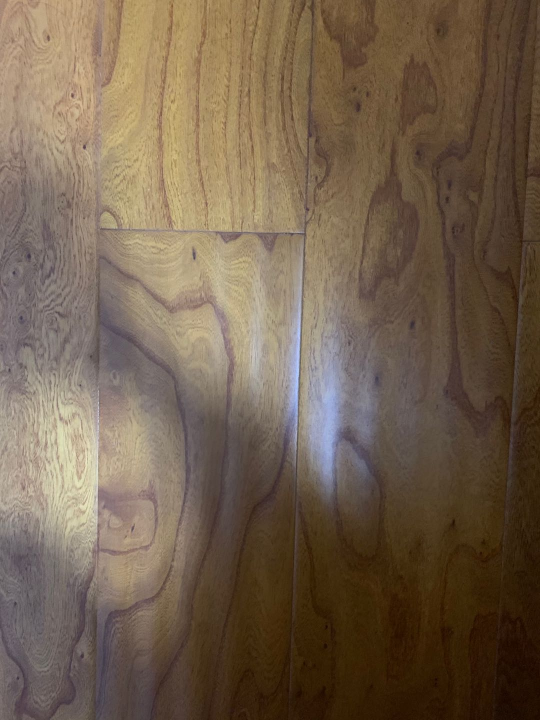
#> input picture yolov5_test/scripts/comp_diff/images2/0.jpg, 1080 x 1440 px, found by its file name (shown at 1/2 size)
$ python color_hash.py
#> lines starting #> are read from the running program, lines starting #| are printed output that depends on the picture
#! /usr/bin/python3.8
import matplotlib
import matplotlib.pyplot as plt
import numpy as np
import time
#import sys
#sys.path.remove('/opt/ros/kinetic/lib/python2.7/dist-packages') # in order to import cv2 under python3
#import cv2
#sys.path.append('/opt/ros/kinetic/lib/python2.7/dist-packages')
from PIL import Image as PILImage
import imagehash

# [42 lines left out: functions ahash, phash, dhash, whash, whash_db4, colorhash and 1 more, not called in this run]


if __name__ == '__main__':
	# load the images
	image0 = PILImage.open('./images/0.jpg').resize((480,640))
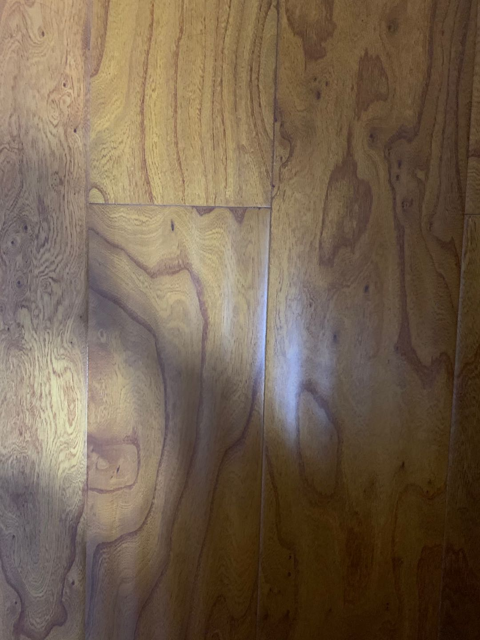
#> image0: PIL image 480x640 RGB; mean R, G, B 115.5, 97.2, 77.9
	image1 = PILImage.open('./images/1.jpg').resize((480,640))
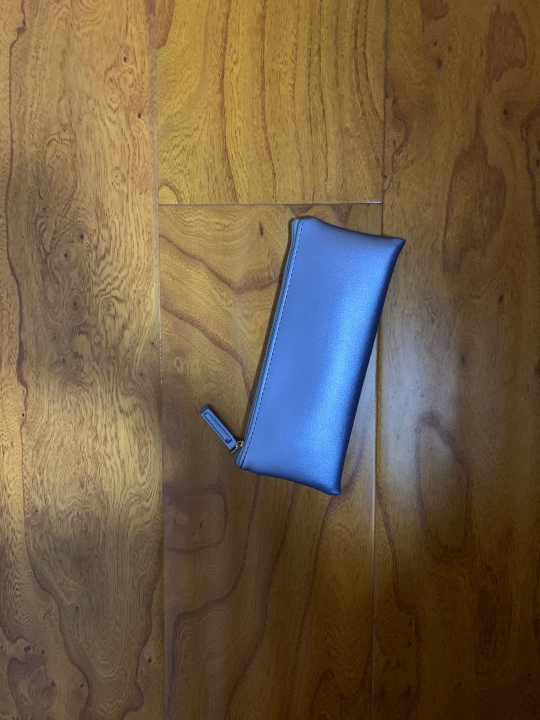
#> input picture yolov5_test/scripts/comp_diff/images2/1.jpg, 1080 x 1440 px, found by its file name (shown at 1/2 size)
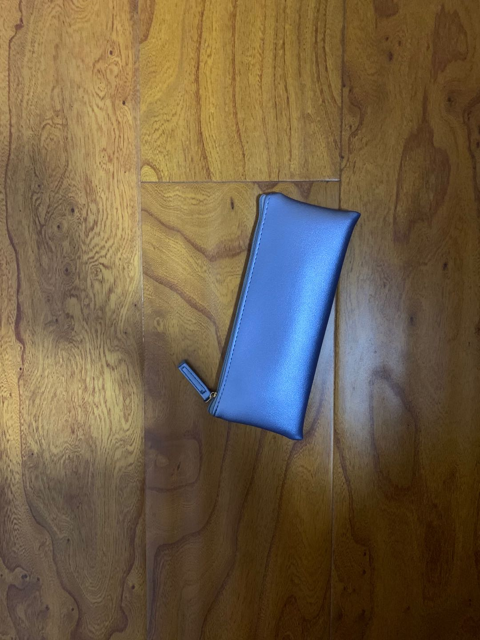
#> image1: PIL image 480x640 RGB; mean R, G, B 111.9, 94.4, 69.9
#> (the run stopped early here; a loop or call above may not have finished)
